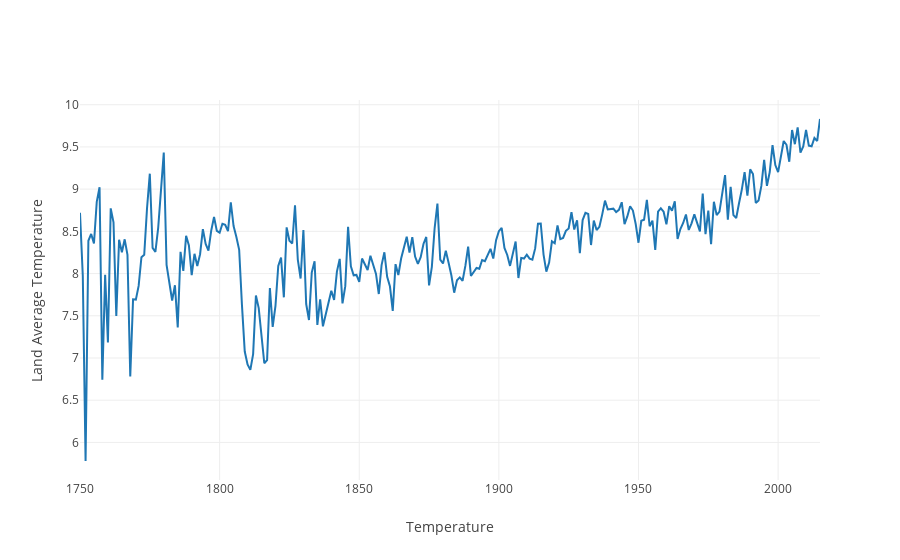

Notebook code for this chart:
### Code cell
layout = go.Layout(
    xaxis = dict(
    title = 'Temperature'),
    yaxis = dict(
    title = 'Land Average Temperature')
)
fig = go.Figure(data=data, layout=layout)
py.iplot(fig, filename='line-mode')

### Figure 1 — Plotly figure (JSON) as saved in the notebook; plotly's stock layout.template omitted (floating-point values rounded to 4 significant figures; data arrays with more than 128 entries replaced by an {"elided": "..."} marker saying what was removed)
{"data": [{"type": "scatter", "x": {"elided": "266 str values"}, "y": {"elided": "266 float values"}}], "layout": {"xaxis": {"title": "Temperature"}, "yaxis": {"title": "Land Average Temperature"}}}
